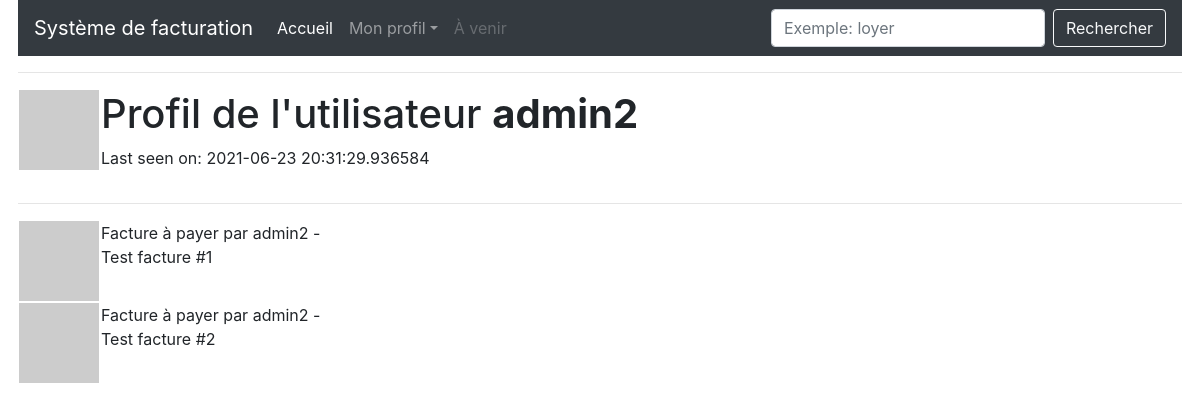
Page /user/admin2 (signed in) on the committed database.
### app/models.py (models this page shows, shortened)
class User(UserMixin, db.Model):
    id = db.Column(db.Integer, primary_key=True)
    username = db.Column(db.String(64), index=True, unique=True)
    email = db.Column(db.String(120), index=True, unique=True)
    password_hash = db.Column(db.String(128))
    posts = db.relationship('Facture', backref='author', lazy='dynamic')
    about_me = db.Column(db.String(140))
    last_seen = db.Column(db.DateTime, default=datetime.utcnow)
    def avatar(self, size):
        digest = md5(self.email.lower().encode('utf-8')).hexdigest()
        return 'https://www.gravatar.com/avatar/{}?d=identicon&s={}'.format(digest, size)

### app/routes.py (the view)
@app.route('/user/<username>')
@login_required
def user(username):
    user = User.query.filter_by(username=username).first_or_404()
    factures = [
        {'author': user, 'body': 'Test facture #1'},
        {'author': user, 'body': 'Test facture #2'}
    ]
    return render_template('user.html', user=user, factures=factures)

### app/models.py (called while the page is built)
@login.user_loader
def load_user(id):
    return User.query.get(int(id))

### app/routes.py (called while the page is built)
@app.before_request
def before_request():
    if current_user.is_authenticated:
        current_user.last_seen = datetime.utcnow()
        db.session.commit()

### app/templates/user.html (shortened to what this page needs)
{% extends "base.html" %}
{% block content %}
    <table>
        <tr valign="top">
            <td><img src="{{ user.avatar(128) }}"></td>
            <td>
                <h1>Profil de l'utilisateur <strong>{{ user.username }}</strong></h1>
                {% if user.last_seen %}<p>Last seen on: {{ user.last_seen }}</p>{% endif %}
            </td>
        </tr>
    </table>
    <hr>
    {% for facture in factures %}
        {% include '_factures.html' %}
    {% endfor %}
{% endblock %}

### app/templates/_factures.html
<table>
  <tr valign="top">
    <td><img src="{{ facture.author.avatar(36) }}"></td>
    <td>Facture à payer par {{ facture.author.username }} - <br>{{ facture.body }}</td>
  </tr>
</table>

### app/static/css/style.css (style rules this page uses)
body { width:97%; margin-left:auto; margin-right:auto; }

### rows in the picture
User: username "admin2", last_seen "2021-06-23 20:31:29.936584", author.username "admin2" "admin2"

### other values in the picture
{{ facture.body }} "Test facture #1" "Test facture #2"
